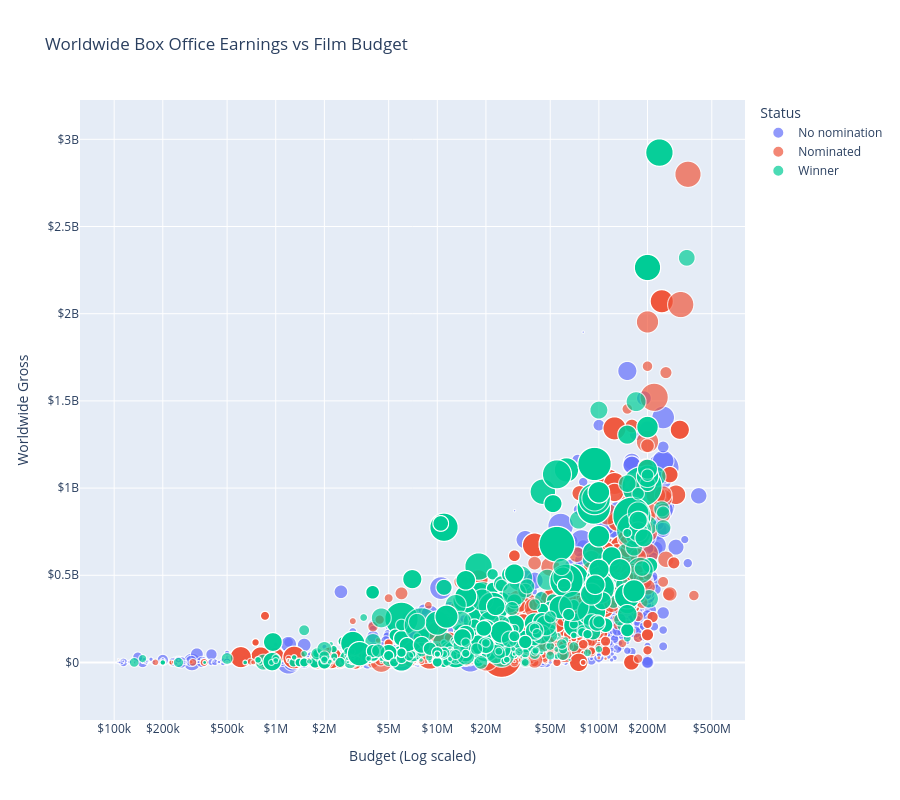

Notebook code cell kept with this figure:
### Code cell
# x = combined_films['budget']
# y = combined_films['gross_worldwide']
df1 = to_graph[0]
df2 = to_graph[1]
df3 = to_graph[2]
df3 = df3.rename(columns={'title': 'Film'})

all_films_scatter = pd.concat([df1, df2, df3], ignore_index=True)

# remove duplicate films between Oscar nominees/winners (every film should appear only once)
winner_ids = all_films_scatter.loc[all_films_scatter['Status'] == 'Winner', 'FilmId']
all_films_scatter = all_films_scatter[
    (all_films_scatter['Status'] != 'Nominated') |
    (~all_films_scatter['FilmId'].isin(winner_ids))
]

fig = px.scatter(
    all_films_scatter,
    x='rounded_budget',
    y='rounded_gross',
    size='votes',
    size_max=40,
    color='Status',
    title='Worldwide Box Office Earnings vs Film Budget',
    custom_data=['votes', 'rating', 'Film'],
    category_orders={
        'Status': ['No nomination', 'Nominated', 'Winner']
    },
    hover_data={
        'Status': False,
        'votes': ':,',
        'rating': True,
        'Film': True if 'Film' in all_films_scatter.columns else False
    },
    labels={
        'rounded_budget': 'Budget',
        'rounded_gross': 'Gross',
        'votes': 'User Votes',
        'rating': 'IMDb Rating'
    }
)

fig.update_layout(
    xaxis_type='log',
    xaxis_title='Budget (Log scaled)',
    yaxis_title='Worldwide Gross',
    xaxis_tickformat='$~s',
    yaxis_tickprefix='$',
    height=800
)

fig.update_traces(
    hovertemplate=
        "Budget=$%{x:.2~s}<br>"
        "Gross=$%{y:.2~s}<br>"
        "User Votes=%{customdata[0]:,}<br>"
        "IMDb Rating=%{customdata[1]}<br>"
        "Film=%{customdata[2]}"
        "<extra></extra>"
)

fig.show(config={'displayModeBar': False})

### Figure 1 — Plotly figure (JSON) as saved in the notebook; plotly's stock layout.template omitted (floating-point values rounded to 4 significant figures; data arrays with more than 128 entries replaced by an {"elided": "..."} marker saying what was removed)
{"data": [{"customdata": {"elided": "8634x4 mixed values"}, "hovertemplate": "Budget=$%{x:.2~s}<br>Gross=$%{y:.2~s}<br>User Votes=%{customdata[0]:,}<br>IMDb Rating=%{customdata[1]}<br>Film=%{customdata[2]}<extra></extra>", "legendgroup": "No nomination", "marker": {"color": "#636efa", "size": {"elided": "8634 float values"}, "sizemode": "area", "sizeref": 1875, "symbol": "circle"}, "mode": "markers", "name": "No nomination", "showlegend": true, "type": "scattergl", "x": {"elided": "8634 float values"}, "xaxis": "x", "y": {"elided": "8634 float values"}, "yaxis": "y"}, {"customdata": {"elided": "1974x4 mixed values"}, "hovertemplate": "Budget=$%{x:.2~s}<br>Gross=$%{y:.2~s}<br>User Votes=%{customdata[0]:,}<br>IMDb Rating=%{customdata[1]}<br>Film=%{customdata[2]}<extra></extra>", "legendgroup": "Nominated", "marker": {"color": "#EF553B", "size": {"elided": "1974 float values"}, "sizemode": "area", "sizeref": 1875, "symbol": "circle"}, "mode": "markers", "name": "Nominated", "showlegend": true, "type": "scattergl", "x": {"elided": "1974 float values"}, "xaxis": "x", "y": {"elided": "1974 float values"}, "yaxis": "y"}, {"customdata": {"elided": "1315x4 mixed values"}, "hovertemplate": "Budget=$%{x:.2~s}<br>Gross=$%{y:.2~s}<br>User Votes=%{customdata[0]:,}<br>IMDb Rating=%{customdata[1]}<br>Film=%{customdata[2]}<extra></extra>", "legendgroup": "Winner", "marker": {"color": "#00cc96", "size": {"elided": "1315 float values"}, "sizemode": "area", "sizeref": 1875, "symbol": "circle"}, "mode": "markers", "name": "Winner", "showlegend": true, "type": "scattergl", "x": {"elided": "1315 float values"}, "xaxis": "x", "y": {"elided": "1315 float values"}, "yaxis": "y"}], "layout": {"height": 800, "legend": {"itemsizing": "constant", "title": {"text": "Status"}, "tracegroupgap": 0}, "title": {"text": "Worldwide Box Office Earnings vs Film Budget"}, "xaxis": {"anchor": "y", "domain": [0, 1], "tickformat": "$~s", "title": {"text": "Budget (Log scaled)"}, "type": "log"}, "yaxis": {"anchor": "x", "domain": [0, 1], "tickprefix": "$", "title": {"text": "Worldwide Gross"}}}}
